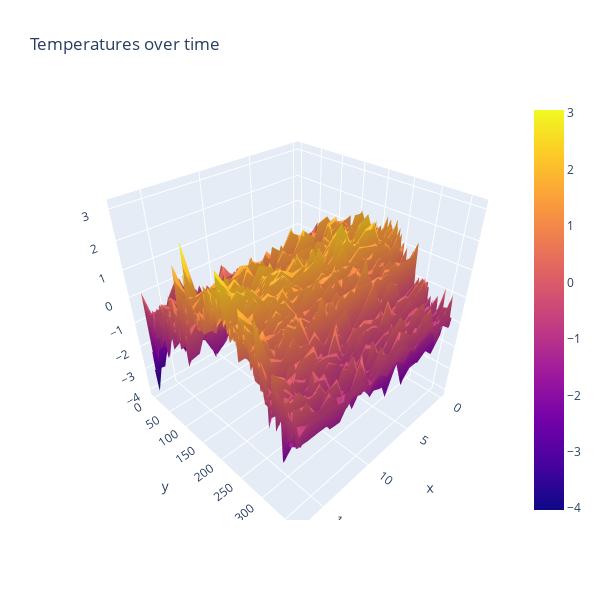

The notebook cell this image was saved under:
### Code cell
#Plot ALL weather data for all stations for a year 

#X = weather station
#Y = day of the year
#Z = temperature

#you can click/hold in the graph below to rotate!

fig = go.Figure(data=[go.Surface(z=df1997.values)])
fig.update_layout(title='Temperatures over time', autosize=False,
                  width=600, height=600)
fig.show()

### Figure 1 — Plotly figure (JSON) as saved in the notebook; plotly's stock layout.template omitted (floating-point values rounded to 4 significant figures; data arrays with more than 128 entries replaced by an {"elided": "..."} marker saying what was removed)
{"data": [{"type": "surface", "z": {"elided": "365x18 float values"}}], "layout": {"autosize": false, "height": 600, "scene": {"aspectmode": "auto", "aspectratio": {"x": 1, "y": 1, "z": 1}}, "title": {"text": "Temperatures over time"}, "width": 600}}
